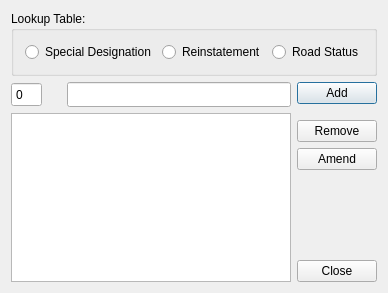
<?xml version="1.0" encoding="UTF-8"?>
<ui version="4.0">
 <class>srwrLookupDialog</class>
 <widget class="QDialog" name="srwrLookupDialog">
  <property name="geometry">
   <rect>
    <x>0</x>
    <y>0</y>
    <width>372</width>
    <height>293</height>
   </rect>
  </property>
  <property name="windowTitle">
   <string>Dialog</string>
  </property>
  <layout class="QGridLayout" name="gridLayout_2">
   <item row="1" column="0">
    <layout class="QGridLayout" name="gridLayout">
     <item row="0" column="1">
      <spacer name="horizontalSpacer_5">
       <property name="orientation">
        <enum>Qt::Horizontal</enum>
       </property>
       <property name="sizeType">
        <enum>QSizePolicy::Minimum</enum>
       </property>
       <property name="sizeHint" stdset="0">
        <size>
         <width>13</width>
         <height>20</height>
        </size>
       </property>
      </spacer>
     </item>
     <item row="0" column="2">
      <widget class="QLineEdit" name="typeDescLineEdit">
       <property name="minimumSize">
        <size>
         <width>0</width>
         <height>25</height>
        </size>
       </property>
      </widget>
     </item>
     <item row="1" column="0" colspan="3">
      <widget class="QListView" name="itemsListView"/>
     </item>
     <item row="0" column="0">
      <widget class="QSpinBox" name="typeNoSpinBox">
       <property name="minimumSize">
        <size>
         <width>0</width>
         <height>25</height>
        </size>
       </property>
       <property name="buttonSymbols">
        <enum>QAbstractSpinBox::NoButtons</enum>
       </property>
       <property name="minimum">
        <number>0</number>
       </property>
       <property name="maximum">
        <number>999</number>
       </property>
      </widget>
     </item>
    </layout>
   </item>
   <item row="1" column="1">
    <layout class="QVBoxLayout" name="verticalLayout_2">
     <item>
      <widget class="QPushButton" name="addButton">
       <property name="text">
        <string>Add</string>
       </property>
      </widget>
     </item>
     <item>
      <spacer name="verticalSpacer">
       <property name="orientation">
        <enum>Qt::Vertical</enum>
       </property>
       <property name="sizeType">
        <enum>QSizePolicy::Minimum</enum>
       </property>
       <property name="sizeHint" stdset="0">
        <size>
         <width>20</width>
         <height>10</height>
        </size>
       </property>
      </spacer>
     </item>
     <item>
      <widget class="QPushButton" name="removeButton">
       <property name="text">
        <string>Remove</string>
       </property>
      </widget>
     </item>
     <item>
      <widget class="QPushButton" name="amendButton">
       <property name="text">
        <string>Amend</string>
       </property>
      </widget>
     </item>
     <item>
      <spacer name="verticalSpacer_2">
       <property name="orientation">
        <enum>Qt::Vertical</enum>
       </property>
       <property name="sizeHint" stdset="0">
        <size>
         <width>20</width>
         <height>40</height>
        </size>
       </property>
      </spacer>
     </item>
     <item>
      <widget class="QPushButton" name="closeButton">
       <property name="text">
        <string>Close</string>
       </property>
      </widget>
     </item>
    </layout>
   </item>
   <item row="0" column="0" colspan="2">
    <widget class="QGroupBox" name="groupBox">
     <property name="title">
      <string>Lookup Table:</string>
     </property>
     <layout class="QHBoxLayout" name="horizontalLayout">
      <item>
       <spacer name="horizontalSpacer_3">
        <property name="orientation">
         <enum>Qt::Horizontal</enum>
        </property>
        <property name="sizeHint" stdset="0">
         <size>
          <width>40</width>
          <height>20</height>
         </size>
        </property>
       </spacer>
      </item>
      <item>
       <widget class="QRadioButton" name="desRadioButton">
        <property name="text">
         <string>Special Designation</string>
        </property>
       </widget>
      </item>
      <item>
       <spacer name="horizontalSpacer">
        <property name="orientation">
         <enum>Qt::Horizontal</enum>
        </property>
        <property name="sizeHint" stdset="0">
         <size>
          <width>40</width>
          <height>20</height>
         </size>
        </property>
       </spacer>
      </item>
      <item>
       <widget class="QRadioButton" name="reinsRadioButton">
        <property name="text">
         <string>Reinstatement</string>
        </property>
       </widget>
      </item>
      <item>
       <spacer name="horizontalSpacer_2">
        <property name="orientation">
         <enum>Qt::Horizontal</enum>
        </property>
        <property name="sizeHint" stdset="0">
         <size>
          <width>40</width>
          <height>20</height>
         </size>
        </property>
       </spacer>
      </item>
      <item>
       <widget class="QRadioButton" name="statRadioButton">
        <property name="text">
         <string>Road Status</string>
        </property>
       </widget>
      </item>
      <item>
       <spacer name="horizontalSpacer_4">
        <property name="orientation">
         <enum>Qt::Horizontal</enum>
        </property>
        <property name="sizeHint" stdset="0">
         <size>
          <width>40</width>
          <height>20</height>
         </size>
        </property>
       </spacer>
      </item>
     </layout>
    </widget>
   </item>
  </layout>
 </widget>
 <layoutdefault spacing="6" margin="11"/>
 <resources/>
 <connections/>
</ui>
